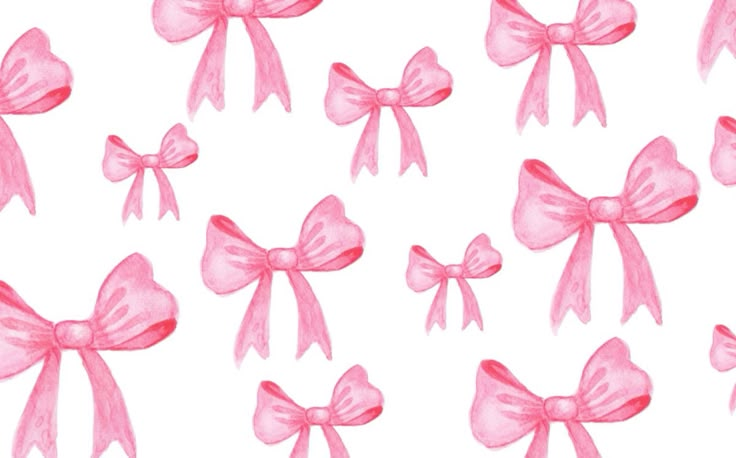
#> input picture image_1.png, 736 x 458 px; its folder holds only this picture in this run
$ python -i app.py   (imports and definitions only)
#> lines starting #> are read from the running program, lines starting #| are printed output that depends on the picture
#> further down, picture is the input picture: shape (458, 736, 3); mean B, G, R 235.1, 225.7, 251.3
from flask import Flask, render_template, Response, request, redirect, url_for, session, jsonify, send_file
import cv2
import os
import numpy as np
from datetime import datetime

# [1 line not run here, left out]
# [1 line that did not run here, left out]

# [1 line not run here, left out]
captured_images = []
# [32 lines left out: function apply_vintage_filter, not called in this run]
def apply_old_digital_film_filter(frame):
    # Convert to float32 for better manipulation
    frame = frame.astype(np.float32) / 255.0

    # 1. Brilliance (reduce overall dynamic range)
    frame = np.clip(frame * 0.8, 0, 1)  # Approx -100 brilliance

    # 2. Contrast Boost
    frame = cv2.addWeighted(frame, 1.22, np.zeros(frame.shape, frame.dtype), 0, 0)  # +22 contrast

    # 3. Highlights & Shadows
    frame = np.clip(frame, 0.05, 0.95)  # Reduce extreme highlights & shadows

    # 4. Black Point
    frame = np.clip(frame - 0.1, 0, 1)  # Simulating black point -100

    # 5. Vibrance Reduction
    hsv = cv2.cvtColor((frame * 255).astype(np.uint8), cv2.COLOR_BGR2HSV).astype(np.float32)
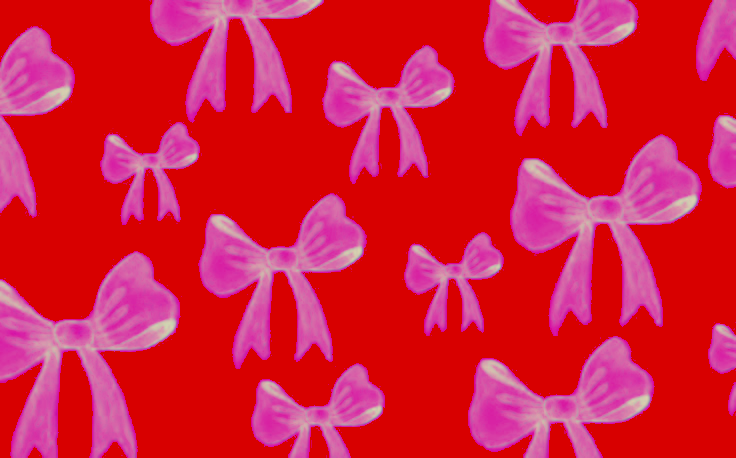
#> hsv: shape (458, 736, 3) float32; mean of channels 0, 1, 2 59.9, 29.5, 214.5; drawn as B, G, R
    hsv[..., 1] *= 0.9  # Reduce vibrance (-10)
    hsv[..., 1] = np.clip(hsv[..., 1], 0, 255)
    frame = cv2.cvtColor(hsv.astype(np.uint8), cv2.COLOR_HSV2BGR).astype(np.float32) / 255.0

    # 6. Warmth & Tint Adjustment (Shift towards yellow and magenta)
    b, g, r = cv2.split(frame)
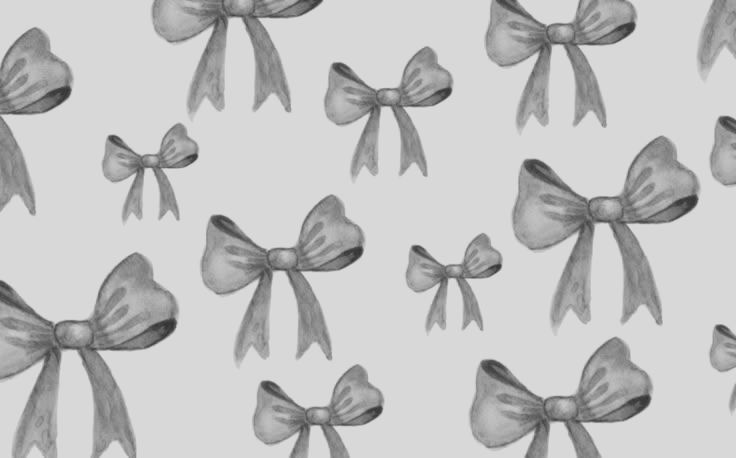
#> g: shape (458, 736) float32; min 0.2, max 0.847, mean 0.755
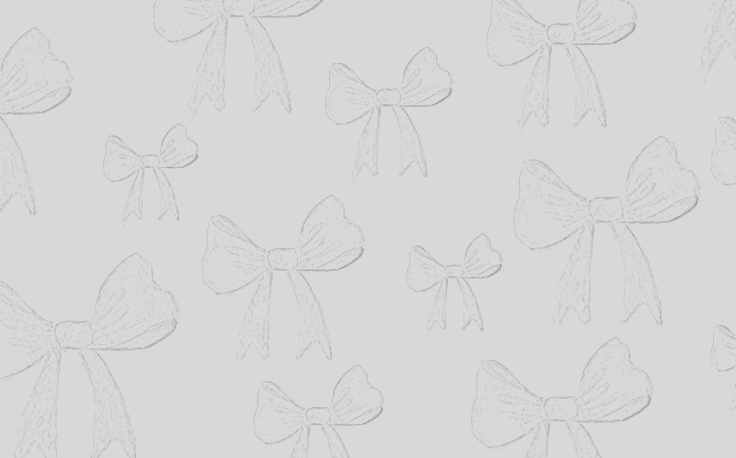
#> r: shape (458, 736) float32; min 0.58, max 0.847, mean 0.841
    r += 0.06  # Add warmth (+15)
    g += 0.03
    b -= 0.02

    r += 0.1  # Add tint (+27, slight magenta shift)
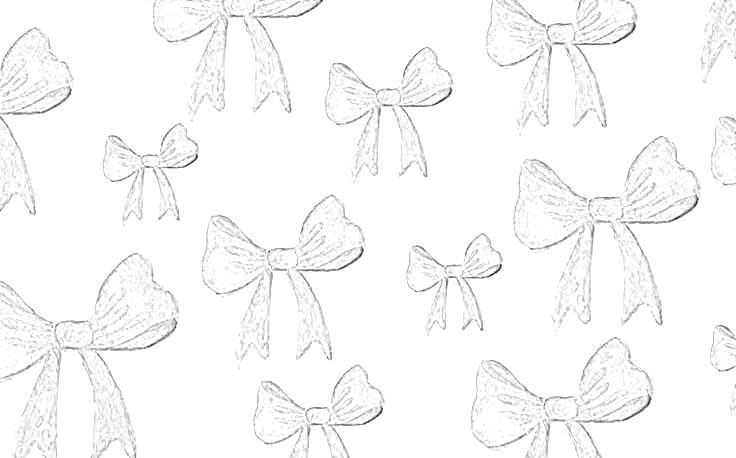
#> r: shape (458, 736) float32; min 0.74, max 1.01, mean 1; drawn with min black and max white
    b -= 0.1
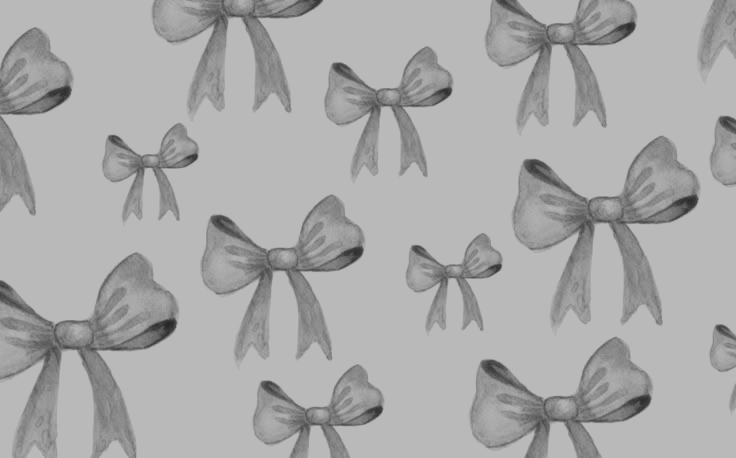
#> b: shape (458, 736) float32; min 0.151, max 0.727, mean 0.667
    frame = cv2.merge((b, g, r))
    frame = np.clip(frame, 0, 1)
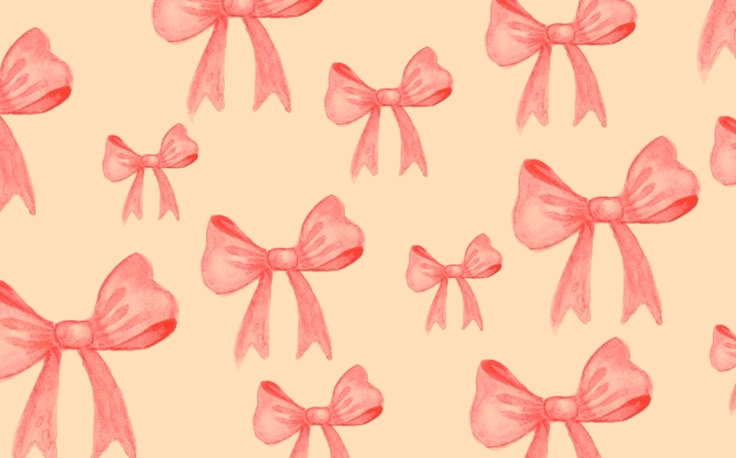
#> frame: shape (458, 736, 3) float32; mean B, G, R 0.668, 0.784, 0.995

    # 7. Definition Boost (Slight sharpening)
    blurred = cv2.GaussianBlur(frame, (0, 0), 2)
    sharp = cv2.addWeighted(frame, 1.1, blurred, -0.1, 0)  # Approx +10 definition

    # 8. Vignette Effect
    rows, cols = frame.shape[:2]
#> rows = 458; cols = 736
    X_resultant_kernel = cv2.getGaussianKernel(cols, cols / 2)
    Y_resultant_kernel = cv2.getGaussianKernel(rows, rows / 2)
    kernel = Y_resultant_kernel * X_resultant_kernel.T
    mask = kernel / kernel.max()

    vignette = np.dstack((mask, mask, mask))  # Apply to all channels
    frame = frame * (1 - 0.1 * vignette)  # Approx +10 vignette
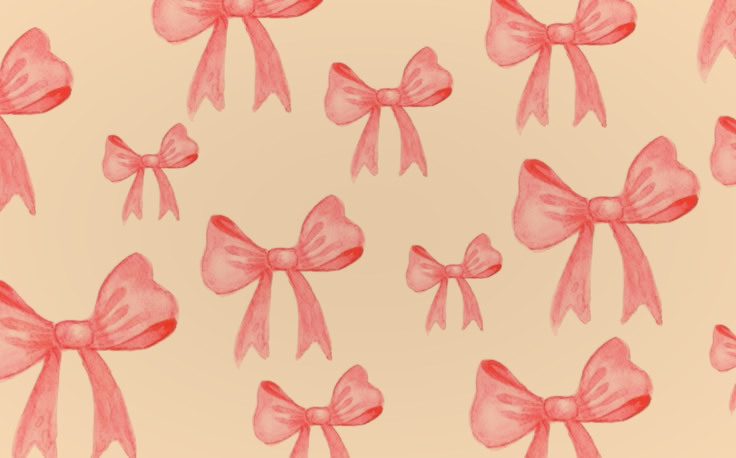
#> frame: shape (458, 736, 3) float64; mean B, G, R 0.618, 0.727, 0.922

    # Final clip & convert back
    final = np.clip(frame * 255, 0, 255).astype(np.uint8)
    return final

# [30 lines that did not run here, left out]


# [27 lines that did not run here, left out]


# [4 lines that did not run here, left out]

# [16 lines that did not run here, left out]

# [8 lines that did not run here, left out]


# [4 lines that did not run here, left out]

# [9 lines that did not run here, left out]

# [3 lines that did not run here, left out]

# [2 lines not run here, left out]

>>> import cv2
>>> picture = cv2.imread('image_1.png')
>>> result = apply_old_digital_film_filter(picture)

$ run again, on image_2.png
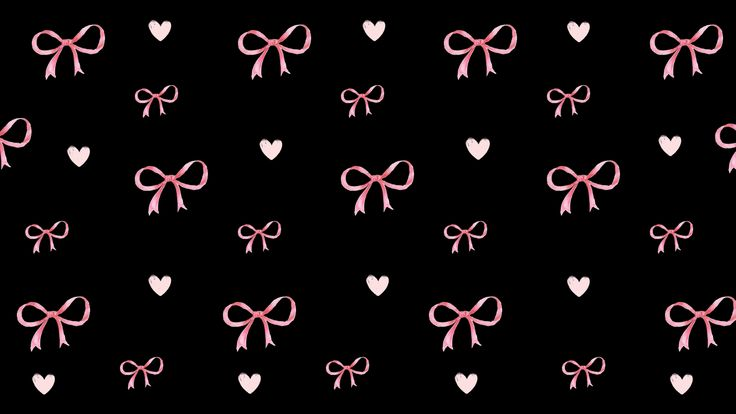
#> input picture image_2.png, 736 x 414 px
#> picture is the input picture: shape (414, 736, 3); mean B, G, R 12.7, 11.8, 16.2
#> in apply_old_digital_film_filter, `frame = cv2.merge((b, g, r))`:
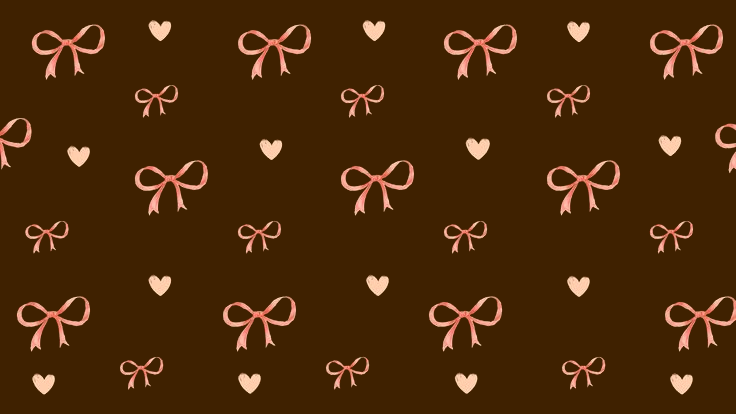
#> frame: shape (414, 736, 3) float32; mean B, G, R -0.0795, 0.0672, 0.21; drawn with min black and max white
#> in apply_old_digital_film_filter, `blurred = cv2.GaussianBlur(frame, (0, 0), 2)`:
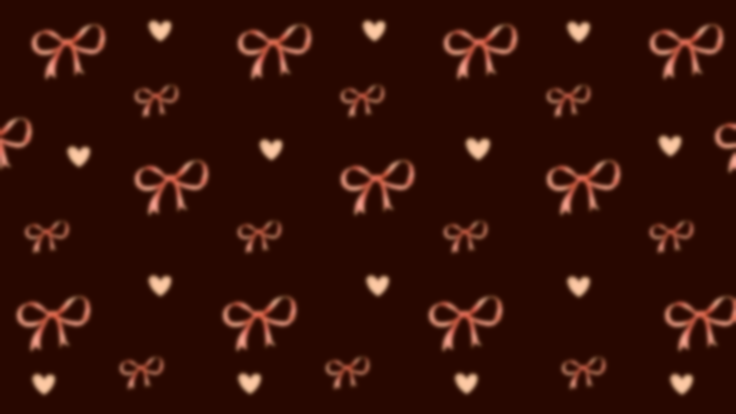
#> blurred: shape (414, 736, 3) float32; mean B, G, R 0.0314, 0.0673, 0.21
